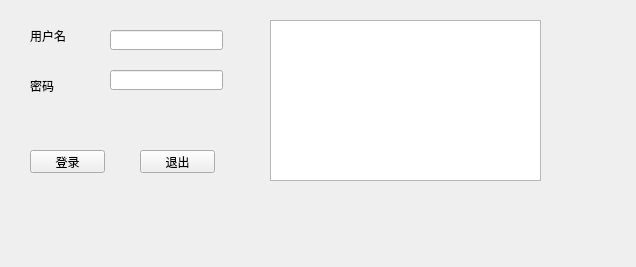
<?xml version="1.0" encoding="UTF-8"?>
<ui version="4.0">
 <class>Form</class>
 <widget class="QWidget" name="Form">
  <property name="geometry">
   <rect>
    <x>0</x>
    <y>0</y>
    <width>636</width>
    <height>267</height>
   </rect>
  </property>
  <property name="windowTitle">
   <string>Form</string>
  </property>
  <widget class="QLabel" name="label">
   <property name="geometry">
    <rect>
     <x>30</x>
     <y>30</y>
     <width>54</width>
     <height>12</height>
    </rect>
   </property>
   <property name="text">
    <string>用户名</string>
   </property>
  </widget>
  <widget class="QLabel" name="label_2">
   <property name="geometry">
    <rect>
     <x>30</x>
     <y>80</y>
     <width>54</width>
     <height>12</height>
    </rect>
   </property>
   <property name="text">
    <string>密码</string>
   </property>
  </widget>
  <widget class="QLineEdit" name="lineEdit">
   <property name="geometry">
    <rect>
     <x>110</x>
     <y>30</y>
     <width>113</width>
     <height>20</height>
    </rect>
   </property>
  </widget>
  <widget class="QLineEdit" name="lineEdit_2">
   <property name="geometry">
    <rect>
     <x>110</x>
     <y>70</y>
     <width>113</width>
     <height>20</height>
    </rect>
   </property>
  </widget>
  <widget class="QPushButton" name="pushButton">
   <property name="geometry">
    <rect>
     <x>30</x>
     <y>150</y>
     <width>75</width>
     <height>23</height>
    </rect>
   </property>
   <property name="text">
    <string>登录</string>
   </property>
  </widget>
  <widget class="QPushButton" name="pushButton_2">
   <property name="geometry">
    <rect>
     <x>140</x>
     <y>150</y>
     <width>75</width>
     <height>23</height>
    </rect>
   </property>
   <property name="text">
    <string>退出</string>
   </property>
  </widget>
  <widget class="QTextBrowser" name="textBrowser">
   <property name="geometry">
    <rect>
     <x>270</x>
     <y>20</y>
     <width>271</width>
     <height>161</height>
    </rect>
   </property>
  </widget>
 </widget>
 <resources/>
 <connections/>
</ui>
